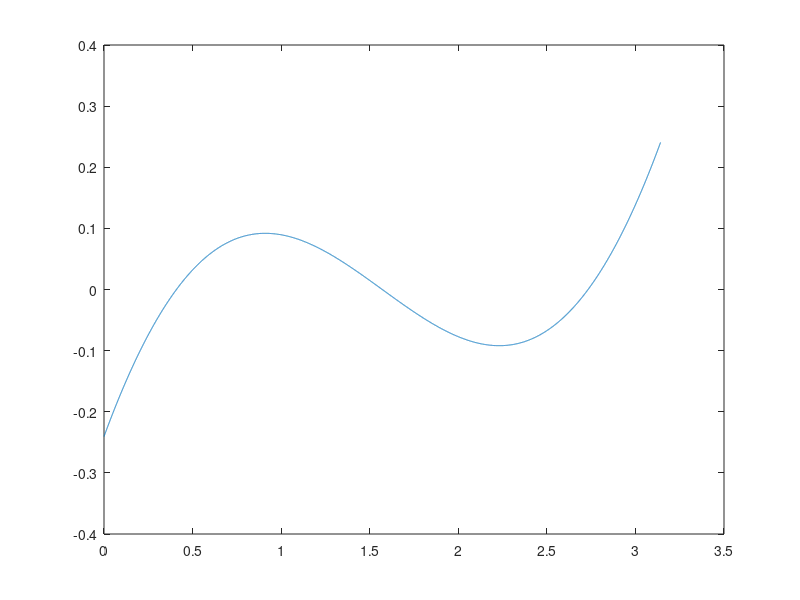

Recreate this plot in MATLAB.
M= [1 1 0 0; -1 1 pi/3 (pi^2)/9; 1 1 2*pi/3 4*(pi^2)/9; -1 1 pi pi^2];
b = [0;sqrt(3)/2;sqrt(3)/2;0];

M\b;

g = @(x) cos(x) +9*sqrt(3)/(2*pi*pi)*x -9*sqrt(3)/(4*pi);
x = linspace(0, pi, 10001);
plot(x, g(x));
y1 = fzero(g, 1/2);
y2 = fzero(g, 3/2);
y3 = fzero(g, 3);

res = @(x) cos(x) +9*sqrt(3)/(2*pi*pi)*x -9*sqrt(3)/(4*pi); % popravi

